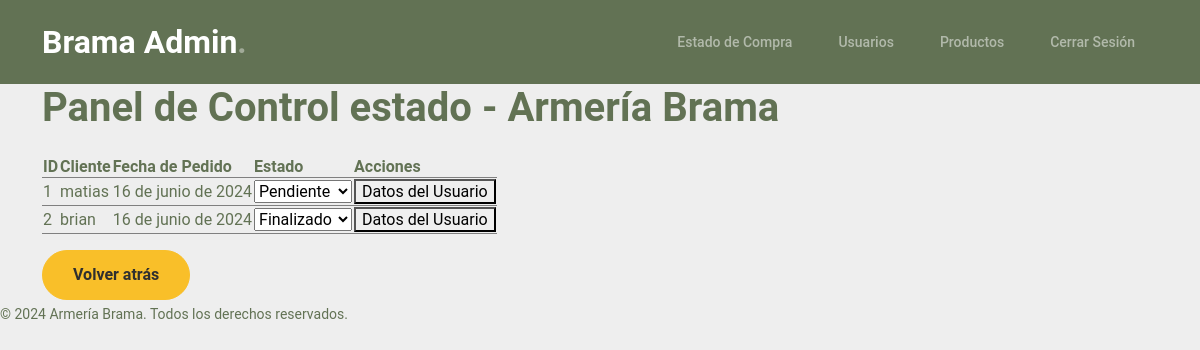
The page /panelcontrolestadocompra/ on the database as committed earlier.
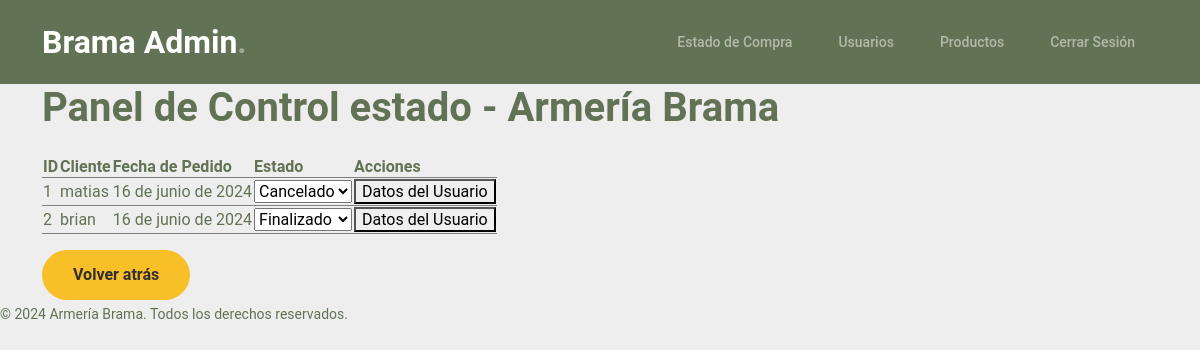
The same page on the database as committed later.
### aplicacion/models.py (models this page shows, shortened)
class Pedido(models.Model):
    id = models.AutoField(primary_key=True)
    nombre_cliente = models.CharField(max_length=100)
    direccion = models.CharField(max_length=200)
    correo = models.EmailField()
    usuario = models.CharField(max_length=50)
    celular = models.CharField(max_length=20)
    region         =  models.CharField(max_length=25, choices=REGIONES, default="CONCEPCION")
    fecha_pedido = models.DateField()
    boleta = models.CharField(max_length=15, choices=[
        ('sin_boleta', 'Sin boleta'),
        ('con_boleta', 'Con boleta'),
    ])
    estado = models.CharField(max_length=20, choices=[
        ('cancelado', 'Cancelado'),
        ('en_proceso', 'En Proceso'),
        ('finalizado', 'Finalizado'),
    ], default='En proceso')
    productos = models.ManyToManyField('Producto', through='DetallePedido')

### aplicacion/views.py (the view)
# urls.py: path('panelcontrolestadocompra/', panelcontrolestadocompra, name='panelcontrolestadocompra'),
def panelcontrolestadocompra (request):
    pedidos=Pedido.objects.all()
    datos={
        "pedidos":pedidos
    }
    return render(request, "aplicacion/panelcontrolestadocompra.html", datos)

### aplicacion/templates/aplicacion/panelcontrolestadocompra.html (shortened to what this page needs)
{% load static %}
<html lang="es">
    <head>
        <link href="{% static 'aplicacion/css/bootstrap.min.css' %}" rel="stylesheet">
        <link rel="stylesheet" href="https://cdnjs.cloudflare.com/ajax/libs/font-awesome/6.0.0-beta3/css/all.min.css">
        <link href="{% static 'aplicacion/css/tiny-slider.css' %}" rel="stylesheet">
        <link href="{% static 'aplicacion/css/style.css' %}" rel="stylesheet">
    </head>
    <nav class="custom-navbar navbar navbar-expand-md navbar-dark bg-dark" aria-label="Furni navigation bar">
        <div class="container">
            <a class="navbar-brand" href="{% url "panelcontrol" %}">Brama Admin<span>.</span></a>
            <div class="collapse navbar-collapse" id="navbarsFurni">
                <ul class="custom-navbar-nav navbar-nav ms-auto mb-2 mb-md-0">
                    <li class="nav-item ">
                        <a class="nav-link" href="{% url 'panelcontrolestadocompra' %}">Estado de Compra</a>
                    </li>
                    <li class="nav-item">
                        <a class="nav-link" href="{% url 'personas' %}">Usuarios</a>
                    </li>
                    <li class="nav-item">
                        <a class="nav-link" href="{% url 'productos' %}">Productos</a>
                    </li>
                    <li class="nav-item">
                        <a class="nav-link" href="{% url 'panelcerrarsesion' %}">Cerrar Sesión</a>
                    </li>
                </ul>
            </div>
        </div>
    </nav>
<body>
<div class="container">
    <header class="header">
        <h1>Panel de Control estado - Armería Brama</h1>
    </header>
    <section class="mt-4">
        <div class="table table-hover">
            <table>
                <thead>
                    <tr>
                        <th>ID</th>
                        <th>Cliente</th>
                        <th>Fecha de Pedido</th>
                        <th>Estado</th>
                        <th>Acciones</th>
                    </tr>
                </thead>
                <tbody>
                    {% for p in pedidos %}
                    <tr>
                        <td>{{ p.id }}</td>
                        <td>{{ p.nombre_cliente }}</td>
                        <td>{{ p.fecha_pedido }}</td>
                        <td>
                            <select name="estado">
                                <option value="cancelado" {% if p.estado == 'cancelado' %}selected{% endif %}>
                                    Cancelado
                                </option>
                                <option value="pendiente" {% if p.estado == 'pendiente' %}selected{% endif %}>
                                    Pendiente
                                </option>
                                <option value="finalizado" {% if p.estado == 'finalizado' %}selected{% endif %}>
                                    Finalizado
                                </option>
                            </select>
                        </td>
                        <td>
                            <button id="myBtn{{ pedido.id }}">Datos del Usuario</button>
                        </td>
                    </tr>
                    {% endfor %}
                </tbody>
            </table>
        </div>
        <div class="back-button">
            <a href="{% url 'panelcontrol' %}" class="btn btn-secondary">Volver atrás</a>
        </div>
    </section>
</div>
</body>
<footer class="footer">
    © 2024 Armería Brama. Todos los derechos reservados.
</footer>
</html>

Rows that differ between the two databases and show on the page:
changed Pedido "matias": estado "Pendiente" → "Cancelado"
